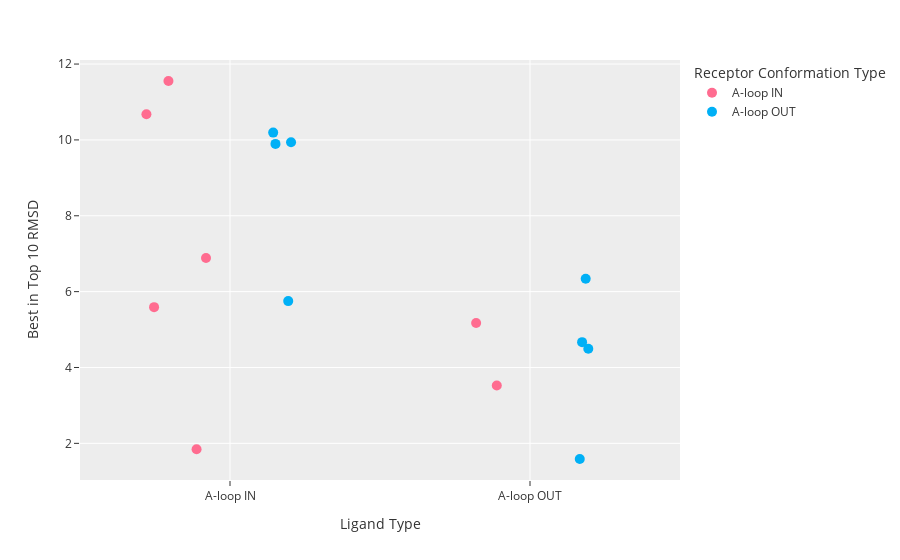

The cell this chart's notebook holds for it:
### Code cell
fig.show()

### Figure 1 — Plotly figure (JSON) as saved in the notebook; plotly's stock layout.template omitted (floating-point values rounded to 4 significant figures)
{"data": [{"alignmentgroup": "True", "boxpoints": "all", "fillcolor": "rgba(0,0,0,0)", "hovertemplate": "Receptor Conformation Type=A-loop IN<br>Ligand Type=%{x}<br>Best in Top 10 RMSD=%{y}<extra></extra>", "jitter": 1, "legendgroup": "A-loop IN", "line": {"color": "rgba(0,0,0,0)"}, "marker": {"color": "#FF6C90", "size": 10}, "name": "A-loop IN", "notched": false, "offsetgroup": "A-loop IN", "orientation": "v", "pointpos": 0, "showlegend": true, "type": "box", "x": ["A-loop IN", "A-loop OUT", "A-loop OUT", "A-loop IN", "A-loop IN", "A-loop IN", "A-loop IN"], "x0": " ", "xaxis": "x", "y": [1.844, 3.524, 5.173, 5.591, 6.889, 10.68, 11.55], "y0": " ", "yaxis": "y"}, {"alignmentgroup": "True", "boxpoints": "all", "fillcolor": "rgba(0,0,0,0)", "hovertemplate": "Receptor Conformation Type=A-loop OUT<br>Ligand Type=%{x}<br>Best in Top 10 RMSD=%{y}<extra></extra>", "legendgroup": "A-loop OUT", "line": {"color": "rgba(0,0,0,0)"}, "marker": {"color": "#00B0F6", "size": 10}, "name": "A-loop OUT", "notched": false, "offsetgroup": "A-loop OUT", "orientation": "v", "pointpos": 0, "showlegend": true, "type": "box", "x": ["A-loop OUT", "A-loop OUT", "A-loop OUT", "A-loop IN", "A-loop OUT", "A-loop IN", "A-loop IN", "A-loop IN"], "x0": " ", "xaxis": "x", "y": [1.587, 4.492, 4.668, 5.75, 6.34, 9.895, 9.939, 10.19], "y0": " ", "yaxis": "y"}], "layout": {"boxmode": "group", "legend": {"title": {"text": "Receptor Conformation Type"}, "tracegroupgap": 0}, "margin": {"t": 60}, "xaxis": {"anchor": "y", "domain": [0, 1], "title": {"text": "Ligand Type"}}, "yaxis": {"anchor": "x", "domain": [0, 1], "title": {"text": "Best in Top 10 RMSD"}}}}
